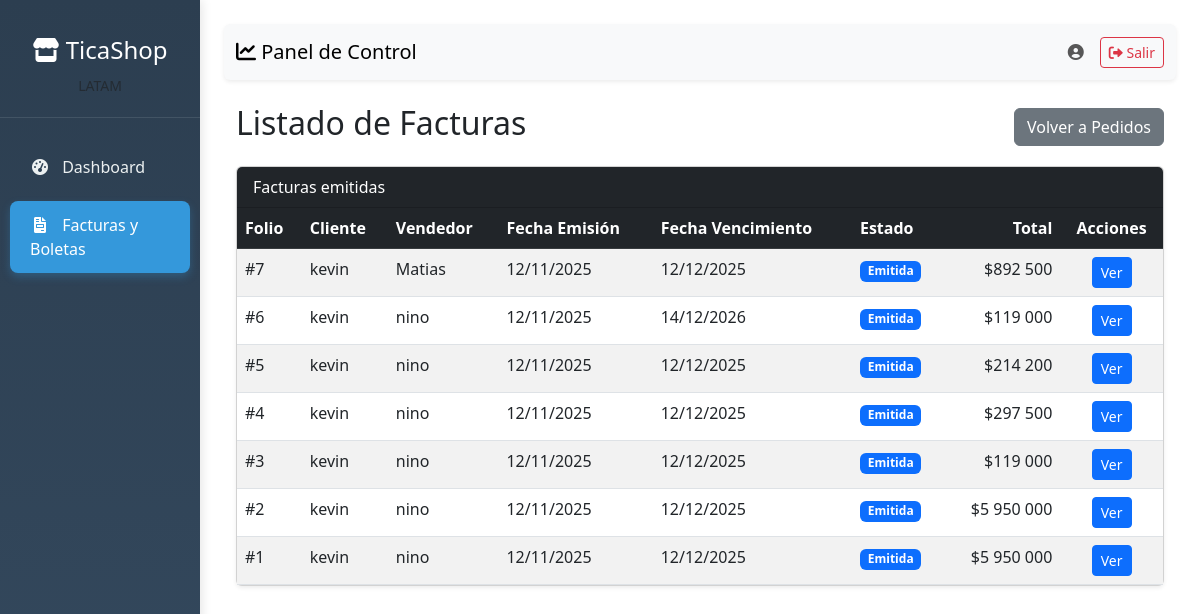
The app's page /documentos/, older data.
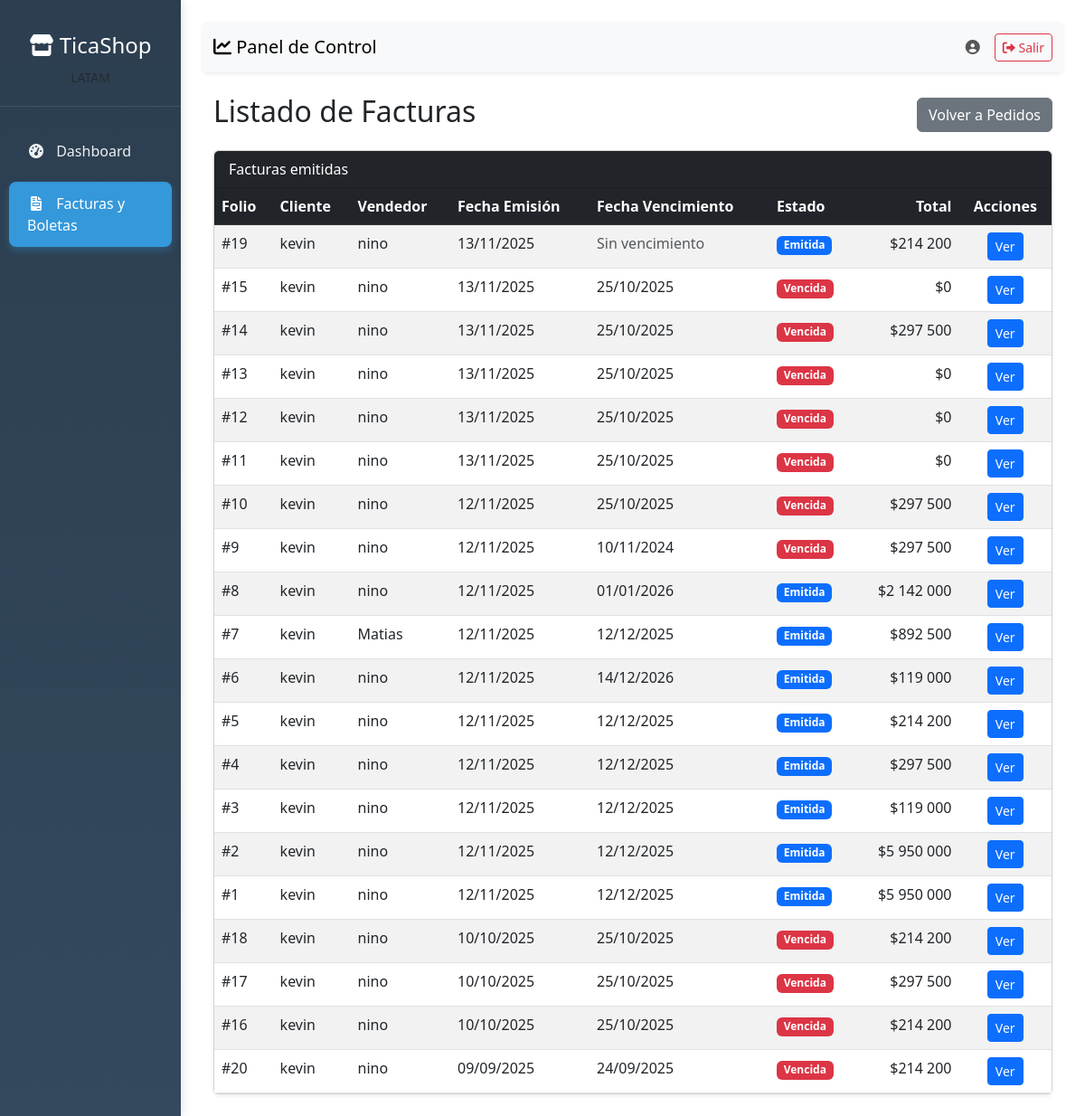
The same page, newer data.
### apps/documentos/models.py (models this page shows, shortened)
class DocumentoVenta(models.Model):
    TIPOS_DOCUMENTO = (
        ('Factura', 'Factura'),
        ('Boleta', 'Boleta'),
    )
    ESTADOS_DOCUMENTO = (
        ('Emitida', 'Emitida'),
        ('Pagada', 'Pagada'),
        ('Vencida', 'Vencida'),
        ('Anulada', 'Anulada'),
        ('Pago Parcial', 'Pago Parcial'),
    )
    MEDIOS_PAGO = (
        ('Efectivo', 'Efectivo'),
        ('Tarjeta de Débito', 'Tarjeta de Débito'),
        ('Tarjeta de Crédito', 'Tarjeta de Crédito'),
        ('Transferencia', 'Transferencia'),
    )
    tipo_documento = models.CharField(max_length=7, choices=TIPOS_DOCUMENTO)
    folio = models.IntegerField(verbose_name='Folio', null=True, blank=True)  # ✅ Permitir null temporalmente
    cliente = models.ForeignKey(
        'clientes.Cliente',
        on_delete=models.CASCADE,
        verbose_name='Cliente'
    )
    vendedor = models.ForeignKey(
        'usuarios.Usuario',
        on_delete=models.SET_NULL,
        null=True,
        verbose_name='Vendedor'
    )
    pedido = models.OneToOneField(
        'ventas.Pedido',
        on_delete=models.SET_NULL,
        null=True,
        blank=True,
        unique=True,
        verbose_name='Pedido asociado'
    )
    neto = models.DecimalField(max_digits=12, decimal_places=2, verbose_name='Neto', default=0)
    iva = models.DecimalField(max_digits=12, decimal_places=2, verbose_name='IVA', default=0)
    total = models.DecimalField(max_digits=12, decimal_places=2, verbose_name='Total', default=0)
    estado = models.CharField(
        max_length=12,
        choices=ESTADOS_DOCUMENTO,
        default='Emitida'
    )
    fecha_emision = models.DateTimeField(
        verbose_name='Fecha emisión',
        null=True,
        blank=True
    )
    fecha_vencimiento = models.DateField(
        blank=True,
        null=True,
        verbose_name='Fecha vencimiento'
    )
    medio_de_pago = models.CharField(
        max_length=20,
        choices=MEDIOS_PAGO,
        blank=True,
        null=True,
        verbose_name='Medio de pago'
    )
    razon_social = models.CharField(max_length=255, blank=True, null=True)
    rut = models.CharField(max_length=20, blank=True, null=True)
    giro = models.CharField(max_length=255, blank=True, null=True)
    direccion = models.CharField(max_length=255, blank=True, null=True)
    ciudad = models.CharField(max_length=100, blank=True, null=True)
    comuna = models.CharField(max_length=100, blank=True, null=True)
    def esta_vencida(self):
        try:
            if self.fecha_vencimiento and self.estado in ['Emitida', 'Pago Parcial']:
                return timezone.now().date() > self.fecha_vencimiento
            return False
        except:
            return False
    class Meta:
        db_table = 'documentos_venta'
        verbose_name = 'Documento de Venta'
        verbose_name_plural = 'Documentos de Venta'
        unique_together = ['tipo_documento', 'folio']
        ordering = ['-fecha_emision']

### apps/clientes/models.py (models this page shows, shortened)
class Cliente(models.Model):
    rut = models.CharField(max_length=12, unique=True)
    razon_social = models.CharField(max_length=255)
    giro = models.CharField(max_length=255, blank=True, null=True)
    direccion = models.TextField(blank=True, null=True)
    email_facturacion = models.EmailField(blank=True, null=True)
    class Meta:
        db_table = 'clientes'
        verbose_name = 'Cliente'
        verbose_name_plural = 'Clientes'

### apps/usuarios/models.py (models this page shows, shortened)
class Usuario(AbstractUser):
    ROLES = (
        ('Administrador', 'Administrador'),
        ('Vendedor', 'Vendedor'),
        ('Tesoreria', 'Tesorería'),
        ('Cliente', 'Cliente'),
    )
    rol = models.CharField(max_length=13, choices=ROLES, default='Cliente')
    telefono = models.CharField(max_length=20, blank=True, null=True)
    activo = models.BooleanField(default=True)
    fecha_actualizacion = models.DateTimeField(auto_now=True)
    class Meta:
        db_table = 'usuarios'
        verbose_name = 'Usuario'
        verbose_name_plural = 'Usuarios'

### apps/documentos/views.py (the view)
# urls.py: path('', views.listar_documentos, name='listar_documentos'),
def listar_documentos(request):
    facturas = (
        DocumentoVenta.objects
        .filter(tipo_documento='Factura')
        .select_related('cliente', 'vendedor', 'pedido')
        .order_by('-fecha_emision', '-folio')  # clave: ordenar por fecha_emision
    )
    return render(request, 'documentos/listar_documentos.html', {'facturas': facturas})

### templates/documentos/listar_documentos.html (shortened to what this page needs)
{% extends 'dashboard/base_dashboard.html' %}
{% load humanize %}
{% block content %}
<div class="container-fluid mt-4">
  <div class="d-flex justify-content-between align-items-center mb-3">
    <h2> Listado de Facturas</h2>
    <a href="{% url 'listar_pedidos' %}" class="btn btn-secondary">
       Volver a Pedidos
    </a>
  </div>
  <div class="card shadow-sm">
    <div class="card-header bg-dark text-white">Facturas emitidas</div>
    <div class="card-body p-0">
      <div class="table-responsive">
        <table class="table table-striped table-hover mb-0">
          <thead class="table-dark">
            <tr>
              <th>Folio</th>
              <th>Cliente</th>
              <th>Vendedor</th>
              <th>Fecha Emisión</th>
              <th>Fecha Vencimiento</th>
              <th>Estado</th>
              <th class="text-end">Total</th>
              <th class="text-center">Acciones</th>
            </tr>
          </thead>
          <tbody>
            {% for f in facturas %}
              <tr>
                <td>#{{ f.folio }}</td>
                <td>{{ f.cliente.razon_social }}</td>
                <td>
                  {% if f.vendedor %}
                    {{ f.vendedor.get_full_name|default:f.vendedor.username }}
                  {% else %}
                    <span class="text-muted">No asignado</span>
                  {% endif %}
                </td>
                <td>
                  {% if f.fecha_emision %}
                    {{ f.fecha_emision|date:"d/m/Y" }}
                  {% else %}
                    <span class="text-muted">Sin emisión</span>
                  {% endif %}
                </td>
                <td>
                  {% if f.fecha_vencimiento %}
                    {{ f.fecha_vencimiento|date:"d/m/Y" }}
                  {% else %}
                    <span class="text-muted">Sin vencimiento</span>
                  {% endif %}
                </td>
                <td>
                  {% if f.esta_vencida %}
                    <span class="badge bg-danger">Vencida</span>
                  {% else %}
                    <span class="badge
                      {% if f.estado == 'Emitida' %}bg-primary
                      {% elif f.estado == 'Pagada' %}bg-success
                      {% elif f.estado == 'Pago Parcial' %}bg-warning text-dark
                      {% else %}bg-secondary{% endif %}">
                      {{ f.estado }}
                    </span>
                  {% endif %}
                </td>
                <td class="text-end">${{ f.total|floatformat:0|intcomma }}</td>
                <td class="text-center">
                  <a href="{% url 'detalle_documento' f.id %}" class="btn btn-sm btn-primary">Ver</a>
                </td>
              </tr>
            {% empty %}
              <tr>
                <td colspan="8" class="text-center text-muted p-4">No hay facturas</td>
              </tr>
            {% endfor %}
          </tbody>
        </table>
      </div>
    </div>
  </div>
</div>
{% endblock %}

### templates/dashboard/base_dashboard.html (shortened to what this page needs)
<!DOCTYPE html>
<html lang="es">
<head>
    <link href="https://cdn.jsdelivr.net/npm/bootstrap@5.3.0/dist/css/bootstrap.min.css" rel="stylesheet">
    <link rel="stylesheet" href="https://cdnjs.cloudflare.com/ajax/libs/font-awesome/6.0.0/css/all.min.css">
</head>
<body>
    <div class="container-fluid">
        <div class="row">
            <div class="col-md-3 col-lg-2 sidebar d-md-block p-0">
                <div class="position-sticky pt-3">
                    <div class="text-center text-white logo-section">
                        <h4><i class="fas fa-store"></i> TicaShop</h4>
                        <small class="text-muted">LATAM</small>
                    </div>
                    <ul class="nav flex-column">
                        <li class="nav-item">
                            <a class="nav-link {% if request.resolver_match.url_name == 'dashboard' %}active{% endif %}"
                                href="{% url 'dashboard' %}">
                                <i class="fas fa-tachometer-alt"></i> Dashboard
                            </a>
                        </li>
                        <li class="nav-item">
                            <a class="nav-link {% if request.resolver_match.url_name == 'listar_documentos' %}active{% endif %}"
                                href="{% url 'listar_documentos' %}">
                                <i class="fas fa-file-invoice"></i> Facturas y Boletas
                            </a>
                        </li>
                    </ul>
                </div>
            </div>
            <div class="col-md-9 col-lg-10 ml-sm-auto px-4 py-4">
                <nav class="navbar navbar-expand-lg navbar-light bg-light mb-4 shadow-sm rounded">
                    <div class="container-fluid">
                        <span class="navbar-brand mb-0 h1">
                            <i class="fas fa-chart-line"></i> Panel de Control
                        </span>
                        <div class="navbar-nav ms-auto align-items-center">
                            <span class="navbar-text me-3">
                                <i class="fas fa-user-circle"></i>
                            </span>
                            <a class="btn btn-outline-danger btn-sm" href="{% url 'logout' %}">
                                <i class="fas fa-sign-out-alt"></i> Salir
                            </a>
                        </div>
                    </div>
                </nav>
                {% block content %}
                {% endblock %}
            </div>
        </div>
    </div>
</body>
</html>

### templates/dashboard/base_dashboard.html (style rules this page uses)
body { font-family: 'Segoe UI', Tahoma, Geneva, Verdana, sans-serif; }
.sidebar { min-height: 100vh; background: linear-gradient(180deg, #2c3e50 0%, #34495e 100%); box-shadow: 2px 0 10px rgba(0,0,0,0.1); }
.sidebar .nav-link { color: #ecf0f1; padding: 12px 20px; margin: 5px 10px; border-radius: 8px; transition: all 0.3s ease; }
.sidebar .nav-link.active { background: #3498db; color: white; box-shadow: 0 4px 8px rgba(52, 152, 219, 0.3); }
.sidebar .nav-link i { width: 20px; text-align: center; margin-right: 8px; }
.logo-section { padding: 20px; border-bottom: 1px solid rgba(255,255,255,0.1); margin-bottom: 20px; }

Row changes from the older to the newer data that the page shows:
added DocumentoVenta: folio "19", cliente.razon_social "kevin", vendedor.get_full_name "nino", fecha_emision "13/11/2025", shows "Sin vencimiento", estado "Emitida", total "214 200"
added DocumentoVenta: folio "15", cliente.razon_social "kevin", vendedor.get_full_name "nino", fecha_emision "13/11/2025", fecha_vencimiento "25/10/2025", estado "Vencida", total "0"
added DocumentoVenta: folio "14", cliente.razon_social "kevin", vendedor.get_full_name "nino", fecha_emision "13/11/2025", fecha_vencimiento "25/10/2025", estado "Vencida", total "297 500"
added DocumentoVenta: folio "13", cliente.razon_social "kevin", vendedor.get_full_name "nino", fecha_emision "13/11/2025", fecha_vencimiento "25/10/2025", estado "Vencida", total "0"
added DocumentoVenta: folio "12", cliente.razon_social "kevin", vendedor.get_full_name "nino", fecha_emision "13/11/2025", fecha_vencimiento "25/10/2025", estado "Vencida", total "0"
added DocumentoVenta: folio "11", cliente.razon_social "kevin", vendedor.get_full_name "nino", fecha_emision "13/11/2025", fecha_vencimiento "25/10/2025", estado "Vencida", total "0"
added DocumentoVenta: folio "10", cliente.razon_social "kevin", vendedor.get_full_name "nino", fecha_emision "12/11/2025", fecha_vencimiento "25/10/2025", estado "Vencida", total "297 500"
added DocumentoVenta: folio "9", cliente.razon_social "kevin", vendedor.get_full_name "nino", fecha_emision "12/11/2025", fecha_vencimiento "10/11/2024", estado "Vencida", total "297 500"
added DocumentoVenta: folio "8", cliente.razon_social "kevin", vendedor.get_full_name "nino", fecha_emision "12/11/2025", fecha_vencimiento "01/01/2026", estado "Emitida", total "2 142 000"
added DocumentoVenta: folio "18", cliente.razon_social "kevin", vendedor.get_full_name "nino", fecha_emision "10/10/2025", fecha_vencimiento "25/10/2025", estado "Vencida", total "214 200"
added DocumentoVenta: folio "17", cliente.razon_social "kevin", vendedor.get_full_name "nino", fecha_emision "10/10/2025", fecha_vencimiento "25/10/2025", estado "Vencida", total "297 500"
added DocumentoVenta: folio "16", cliente.razon_social "kevin", vendedor.get_full_name "nino", fecha_emision "10/10/2025", fecha_vencimiento "25/10/2025", estado "Vencida", total "214 200"
added DocumentoVenta: folio "20", cliente.razon_social "kevin", vendedor.get_full_name "nino", fecha_emision "09/09/2025", fecha_vencimiento "24/09/2025", estado "Vencida", total "214 200"
